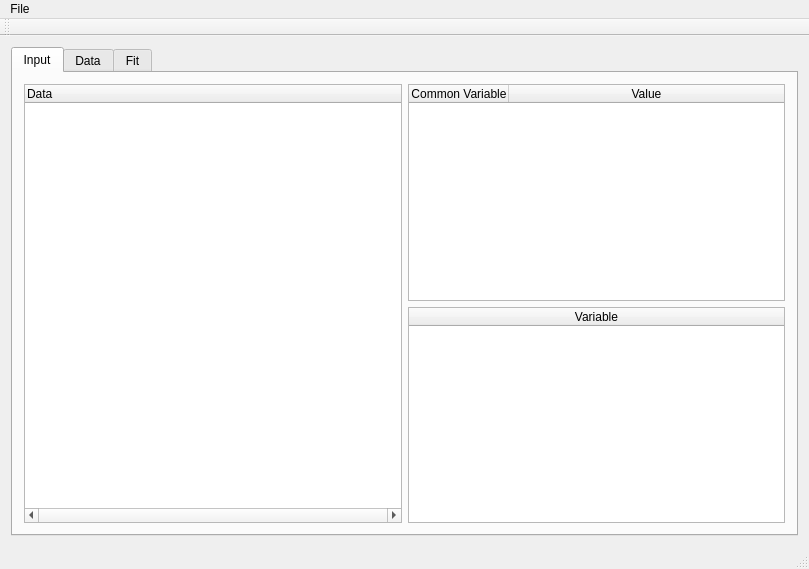
<?xml version="1.0" encoding="UTF-8"?>
<ui version="4.0">
 <class>MainWindow</class>
 <widget class="QMainWindow" name="MainWindow">
  <property name="geometry">
   <rect>
    <x>0</x>
    <y>0</y>
    <width>809</width>
    <height>569</height>
   </rect>
  </property>
  <property name="windowTitle">
   <string>MainWindow</string>
  </property>
  <widget class="QWidget" name="centralWidget">
   <layout class="QHBoxLayout" name="horizontalLayout">
    <item>
     <widget class="QTabWidget" name="tabWidget">
      <property name="currentIndex">
       <number>0</number>
      </property>
      <widget class="QWidget" name="InputTab">
       <attribute name="title">
        <string>Input</string>
       </attribute>
       <layout class="QHBoxLayout" name="horizontalLayout_2">
        <item>
         <widget class="QTreeWidget" name="treeData">
          <property name="contextMenuPolicy">
           <enum>Qt::ActionsContextMenu</enum>
          </property>
          <property name="horizontalScrollBarPolicy">
           <enum>Qt::ScrollBarAlwaysOn</enum>
          </property>
          <property name="tabKeyNavigation">
           <bool>true</bool>
          </property>
          <property name="alternatingRowColors">
           <bool>true</bool>
          </property>
          <property name="selectionMode">
           <enum>QAbstractItemView::ExtendedSelection</enum>
          </property>
          <property name="animated">
           <bool>true</bool>
          </property>
          <property name="headerHidden">
           <bool>false</bool>
          </property>
          <property name="columnCount">
           <number>1</number>
          </property>
          <column>
           <property name="text">
            <string>Data</string>
           </property>
          </column>
         </widget>
        </item>
        <item>
         <layout class="QVBoxLayout" name="verticalLayout">
          <item>
           <widget class="QTableWidget" name="tableCommonAttrs">
            <property name="alternatingRowColors">
             <bool>true</bool>
            </property>
            <property name="columnCount">
             <number>2</number>
            </property>
            <attribute name="horizontalHeaderStretchLastSection">
             <bool>true</bool>
            </attribute>
            <attribute name="verticalHeaderStretchLastSection">
             <bool>false</bool>
            </attribute>
            <column>
             <property name="text">
              <string>Common Variable</string>
             </property>
            </column>
            <column>
             <property name="text">
              <string>Value</string>
             </property>
            </column>
           </widget>
          </item>
          <item>
           <widget class="QTableWidget" name="tableVariableAttrs">
            <property name="alternatingRowColors">
             <bool>true</bool>
            </property>
            <property name="wordWrap">
             <bool>false</bool>
            </property>
            <property name="cornerButtonEnabled">
             <bool>true</bool>
            </property>
            <property name="columnCount">
             <number>1</number>
            </property>
            <attribute name="horizontalHeaderStretchLastSection">
             <bool>true</bool>
            </attribute>
            <attribute name="verticalHeaderStretchLastSection">
             <bool>false</bool>
            </attribute>
            <column>
             <property name="text">
              <string>Variable</string>
             </property>
            </column>
           </widget>
          </item>
         </layout>
        </item>
       </layout>
      </widget>
      <widget class="QWidget" name="DataPlot">
       <attribute name="title">
        <string>Data</string>
       </attribute>
      </widget>
      <widget class="QWidget" name="FitTab">
       <attribute name="title">
        <string>Fit</string>
       </attribute>
       <widget class="QTextEdit" name="fitFunc">
        <property name="geometry">
         <rect>
          <x>20</x>
          <y>40</y>
          <width>451</width>
          <height>151</height>
         </rect>
        </property>
       </widget>
       <widget class="QLineEdit" name="startParams">
        <property name="geometry">
         <rect>
          <x>20</x>
          <y>250</y>
          <width>261</width>
          <height>22</height>
         </rect>
        </property>
       </widget>
       <widget class="QLabel" name="label">
        <property name="geometry">
         <rect>
          <x>20</x>
          <y>10</y>
          <width>114</width>
          <height>16</height>
         </rect>
        </property>
        <property name="text">
         <string>Fit function f(p,x):</string>
        </property>
       </widget>
       <widget class="QLabel" name="label_2">
        <property name="geometry">
         <rect>
          <x>30</x>
          <y>230</y>
          <width>98</width>
          <height>16</height>
         </rect>
        </property>
        <property name="text">
         <string>Start parameter</string>
        </property>
       </widget>
       <widget class="QComboBox" name="xSelector">
        <property name="geometry">
         <rect>
          <x>320</x>
          <y>250</y>
          <width>111</width>
          <height>26</height>
         </rect>
        </property>
       </widget>
      </widget>
     </widget>
    </item>
   </layout>
  </widget>
  <widget class="QMenuBar" name="menuBar">
   <property name="geometry">
    <rect>
     <x>0</x>
     <y>0</y>
     <width>809</width>
     <height>22</height>
    </rect>
   </property>
   <property name="defaultUp">
    <bool>true</bool>
   </property>
   <property name="nativeMenuBar">
    <bool>true</bool>
   </property>
   <widget class="QMenu" name="menuFile">
    <property name="title">
     <string>File</string>
    </property>
    <addaction name="loadFile"/>
   </widget>
   <addaction name="menuFile"/>
  </widget>
  <widget class="QToolBar" name="mainToolBar">
   <attribute name="toolBarArea">
    <enum>TopToolBarArea</enum>
   </attribute>
   <attribute name="toolBarBreak">
    <bool>false</bool>
   </attribute>
  </widget>
  <widget class="QStatusBar" name="statusBar"/>
  <action name="loadFile">
   <property name="text">
    <string>Load file</string>
   </property>
   <property name="shortcut">
    <string>Ctrl+L</string>
   </property>
  </action>
 </widget>
 <layoutdefault spacing="6" margin="11"/>
 <resources/>
 <connections/>
</ui>
